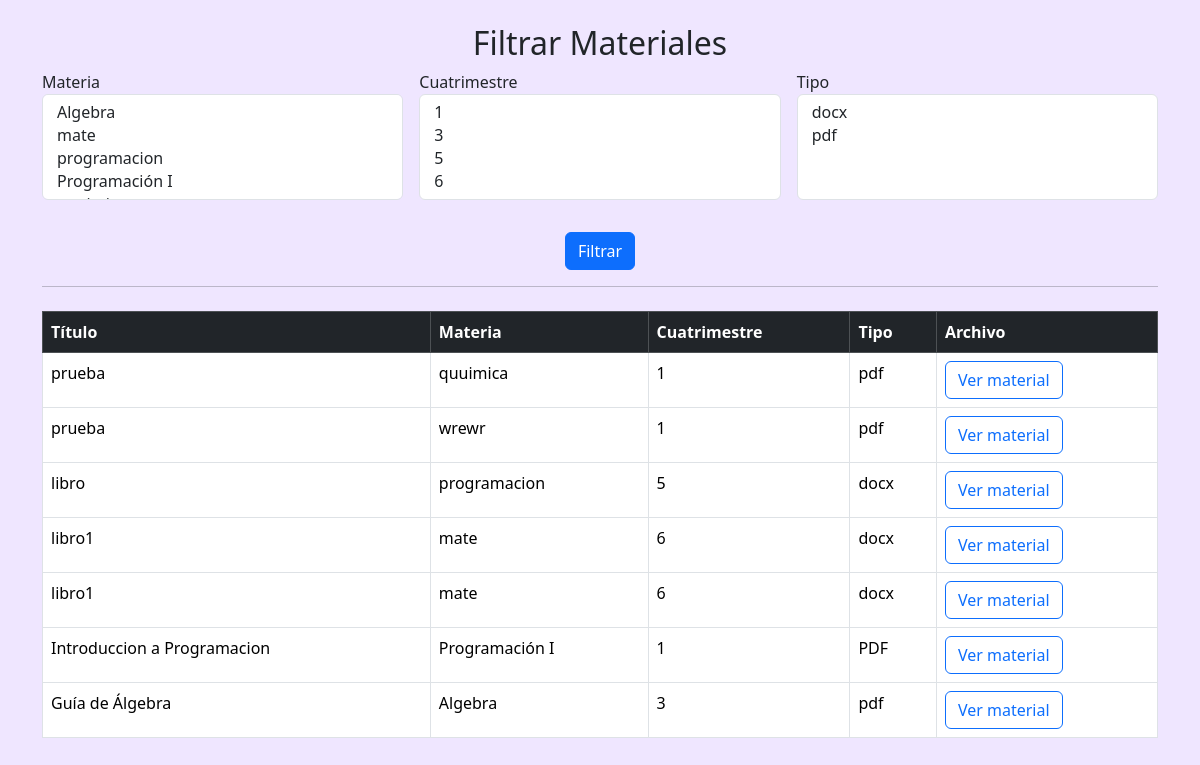
/MVC/index.php?action=filtrar_material (signed in), run on the app's committed database.
### tables this page shows
CREATE TABLE `material` (
  `idMaterial` int(11) NOT NULL,
  `titulo` varchar(256) NOT NULL,
  `descripcion` text DEFAULT NULL,
  `fechaPublicacion` date NOT NULL,
  `materia` varchar(256) NOT NULL,
  `cuatrimestre` int(11) NOT NULL,
  `tipo` varchar(256) NOT NULL,
  `archivo` varchar(255) NOT NULL,
  `estado` varchar(256) NOT NULL,
  `idCategoria` int(11) NOT NULL
);

### MVC/app/controllers/UserController_mate.php (called while the page is built, shortened)
<?php
include_once 'app/models/UserModel_mate.php';
class UserController_mate {
    private $model;
    public function __construct($connection) {
        $this->model = new UserModel_mate($connection);
    }
        public function filtrarMaterial() {
            $materias     = $this->model->obtenerMaterias();
            $cuatrimestres = $this->model->obtenerCuatrimestres();
            $tipos        = $this->model->obtenerTipos();
            $where = "";
        $materiales = $this->model->filtrarMateriales($where);
        include "app/views/filtrar_material.php";
    }
}

### MVC/app/models/UserModel_mate.php (called while the page is built, shortened)
<?php
class UserModel_mate {
    private $connection;
    public function __construct($connection) {
        $this->connection = $connection;
    }
    public function obtenerMaterias() {
        $sql = "SELECT DISTINCT materia FROM material ORDER BY materia ASC";
        $result = $this->connection->query($sql);
        return $result;
    }
    public function obtenerCuatrimestres() {
        $sql = "SELECT DISTINCT cuatrimestre FROM material ORDER BY cuatrimestre ASC";
        $result = $this->connection->query($sql);
        return $result;
    }
    public function obtenerTipos() {
        $sql = "SELECT DISTINCT tipo FROM material ORDER BY tipo ASC";
        $result = $this->connection->query($sql);
        return $result;
    }
    public function filtrarMateriales($where) {
        $sql = "SELECT * FROM material " . $where;
        $result = $this->connection->query($sql);
        return $result;
    }
}

### MVC/app/views/filtrar_material.php (the view, shortened to what this page needs)
<!DOCTYPE html>
<html>
<head>
    <link href="https://cdn.jsdelivr.net/npm/bootstrap@5.3.8/dist/css/bootstrap.min.css" rel="stylesheet">
    <link rel="stylesheet" href="/inicio_sesion/MVC/public/css/consult.css?v=<?php echo time();  ?>">
</head>
<body>
<div class="container mt-4">
    <h2 class="text-center">Filtrar Materiales</h2>
    <form method="POST" class="row g-3">
        <div class="col-md-4">
            <label>Materia</label>
            <select name="materia[]" multiple class="form-select">
                <?php while ($m = $materias->fetch_assoc()) { ?>
                <option value="<?php echo $m['materia']; ?>">
                </option>
                <?php } ?>
            </select>
        </div>
        <div class="col-md-4">
            <label>Cuatrimestre</label>
            <select name="cuatrimestre[]" multiple class="form-select">
                <?php while ($c = $cuatrimestres->fetch_assoc()) { ?>
                <option value="<?php echo $c['cuatrimestre']; ?>">
                </option>
                <?php } ?>
            </select>
        </div>
        <div class="col-md-4">
            <label>Tipo</label>
            <select name="tipo[]" multiple class="form-select">
                <?php while ($t = $tipos->fetch_assoc()) { ?>
                <option value="<?php echo $t['tipo']; ?>">
                </option>
                <?php } ?>
            </select>
        </div>
        <div class="col-12 text-center">
            <button class="btn btn-primary mt-3" name="filtrar">Filtrar</button>
        </div>
    </form>
    <hr>
    <table class="table table-bordered mt-4">
        <thead class="table-dark">
        <tr>
            <th>Título</th>
            <th>Materia</th>
            <th>Cuatrimestre</th>
            <th>Tipo</th>
            <th>Archivo</th>
        </tr>
        </thead>
        <tbody>
        <?php while ($row = $materiales->fetch_assoc()) { ?>
        <tr>
            <td><?php echo $row['titulo']; ?></td>
            <td><?php echo $row['materia']; ?></td>
            <td><?php echo $row['cuatrimestre']; ?></td>
            <td><?php echo $row['tipo']; ?></td>
            <td>
                <a href="<?php echo $row['archivo']; ?>" target="_blank">
                    <button class="btn active">Ver material</button>
                </a>
            </td>
        </tr>
        <?php } ?>
        </tbody>
    </table>
</div>
</body>
</html>

### MVC/public/css/consult.css (style rules this page uses)
body { background-color: rgba(106, 13, 255, 0.10); min-height: 100vh; margin: 0; padding: 0; }

### data on the page
material: titulo "prueba", materia "quuimica", cuatrimestre "1", tipo "pdf"
material: titulo "prueba", materia "wrewr", cuatrimestre "1", tipo "pdf"
material: titulo "libro", materia "programacion", cuatrimestre "5", tipo "docx"
material: titulo "libro1", materia "mate", cuatrimestre "6", tipo "docx"
material: titulo "libro1", materia "mate", cuatrimestre "6", tipo "docx"
material: titulo "Introduccion a Programacion", materia "Programación I", cuatrimestre "1", tipo "PDF"
material: titulo "Guía de Álgebra", materia "Algebra", cuatrimestre "3", tipo "pdf"
